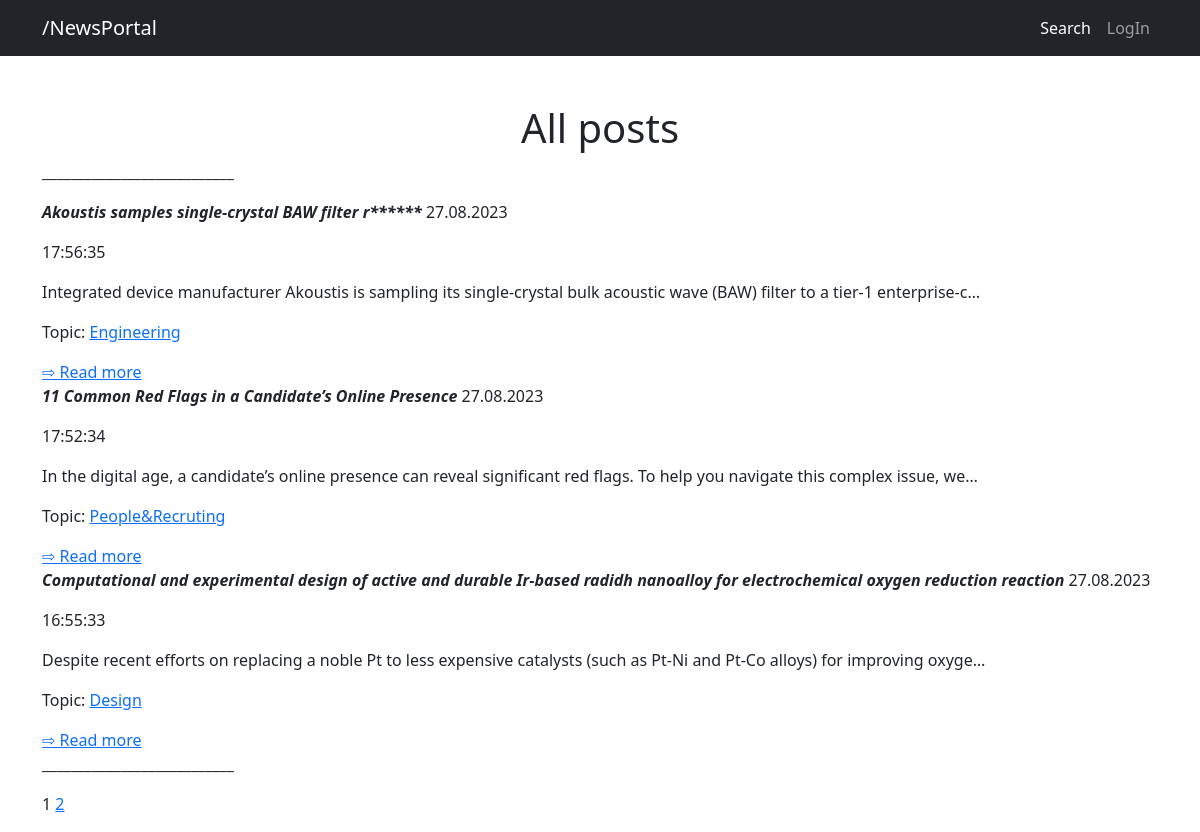
/news/posts/, run on an earlier commit of the app's database.
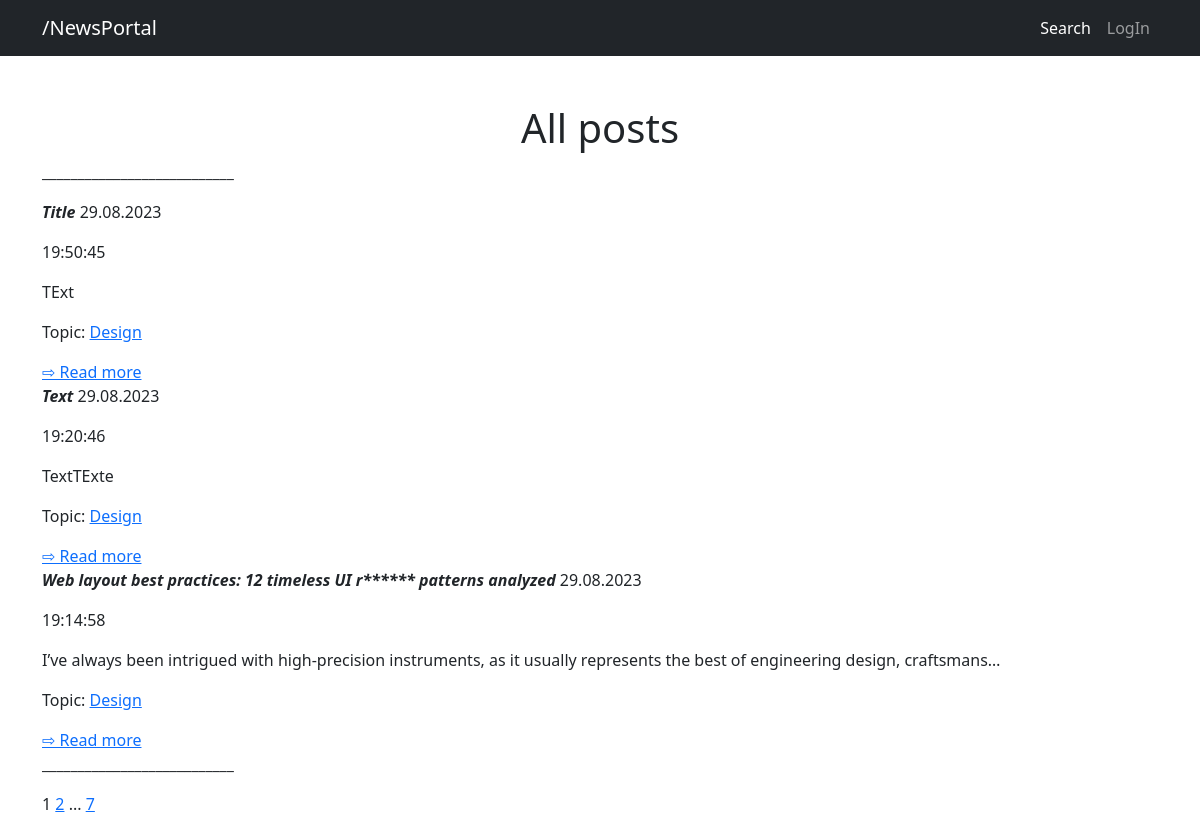
And on a later commit of the database.
### news/models.py (models this page shows, shortened)
class Post(models.Model):
    authorPost = models.ForeignKey(Author, on_delete=models.CASCADE)
    ARTICLE='AT'
    NEWS='NW'
    CATEGORY_CHOICES = (
        (NEWS,'Новость'),
        (ARTICLE,'Статья')
    )
    categoryType = models.CharField(max_length=2, choices=CATEGORY_CHOICES, default=NEWS)
    dateCreation = models.DateTimeField(auto_now_add=True)
    postTopic = models.ForeignKey(Topics, on_delete=models.CASCADE, null=True)
    title = models.CharField(max_length=255)
    text = models.TextField()
    ratingPost = models. IntegerField(default=0)
    slug = models.SlugField(max_length=128, unique=True, db_index=True, verbose_name="ID")
    def get_absolute_url(self):
        return reverse('detail', kwargs={'slug': self.slug})

class Topics(models.Model):
    name = models.CharField(max_length=128, unique=True)
    subs = models.ManyToManyField(User, related_name='subscriptions')

### news/views.py (the view)
# urls.py: path('posts/', PostList.as_view(), name='Default'),
class PostList(ListView):
    model = Post
    context_object_name = 'Posts'
    queryset = Post.objects.order_by('-dateCreation')
    template_name = 'default.html'
    paginate_by = 3

### news/templatetags/filter.py (called while the page is built)
@register.filter()
def censor(value):
    for i in value.split():
        if i == 'radish':
            value = value.replace(i[1:6], "*" * len(i))
    return value

### news/templates/default.html (shortened to what this page needs)
<!DOCTYPE html>
<html lang="en">
    <head>
        {%  load static %}
        {%  load filter %}
        <link href="{% static 'css/styles.css' %}" rel="stylesheet" />
    </head>
    <body>
        <nav class="navbar navbar-expand-lg navbar-dark bg-dark">
            <div class="container">
                <a class="navbar-brand" href="{% url 'Default' %}">/NewsPortal</a>
                <div class="collapse navbar-collapse" id="navbarSupportedContent">
                    <ul class="navbar-nav ms-auto mb-2 mb-lg-0">
                        <li class="nav-item"><a class="nav-link active" aria-current="page" href="{% url 'search_all_posts' %}">Search</a></li>
                        <li class="nav-item"><a class="nav-link" href='#'>LogIn</a></li>
                    </ul>
                </div>
            </div>
        </nav>
        <div class="container">
            <div>
                {% if Posts %}
                <div class="text-center mt-5">
                <h1>All posts</h1>
                </div>
                <p>___________________________</p>
                {% for n in Posts %}
                <p><i><b>{{ n.title|censor }}</b></i> {{ n.dateCreation|date:"d.m.Y" }}</p>
                <p>{{ n.dateCreation|date:"H:i:s" }}</p>
                <p>{{ n.text|truncatechars:128|censor }}</p>
                <p>Topic: <a href="{% url 'topics' n.postTopic.id %}">{{ n.postTopic.name }}</a></p>
                <a href="{{ n.get_absolute_url }}">⇨ Read more</a>
                {% endfor %}
                    <p>___________________________</p>
                    <p>{% include 'pagination.html' %}</p>
                {% endif %}
            </div>
        </div>
    </body>
</html>

What changed in the data, as far as the page shows it:
no longer on this page (row unchanged): Post: title|censor "Akoustis samples single-crystal BAW filter r******", dateCreation "27.08.2023", dateCreation "17:56:35", text|censor "Integrated device manufacturer Akoustis is sampling its single-crystal bulk acoustic wave (BAW) filter to a tier-1 enterprise-c…", postTopic.name "Engineering"
no longer on this page (row unchanged): Post: title|censor "11 Common Red Flags in a Candidate’s Online Presence", dateCreation "27.08.2023", dateCreation "17:52:34", text|censor "In the digital age, a candidate’s online presence can reveal significant red flags. To help you navigate this complex issue, we…", postTopic.name "People&Recruting"
no longer on this page (row unchanged): Post: title|censor "Computational and experimental design of active and durable Ir-based radidh nanoalloy for electrochemical oxygen reduction reaction", dateCreation "27.08.2023", dateCreation "16:55:33", text|censor "Despite recent efforts on replacing a noble Pt to less expensive catalysts (such as Pt-Ni and Pt-Co alloys) for improving oxyge…", postTopic.name "Design"
added Post: title|censor "Title", dateCreation "29.08.2023", dateCreation "19:50:45", text|censor "TExt", postTopic.name "Design"
added Post: title|censor "Text", dateCreation "29.08.2023", dateCreation "19:20:46", text|censor "TextTExte", postTopic.name "Design"
added Post: title|censor "Web layout best practices: 12 timeless UI r****** patterns analyzed", dateCreation "29.08.2023", dateCreation "19:14:58", text|censor "I’ve always been intrigued with high-precision instruments, as it usually represents the best of engineering design, craftsmans…", postTopic.name "Design"
Also different on the page:
{{ page_obj.paginator.num_pages }}: (not shown) → "7"
